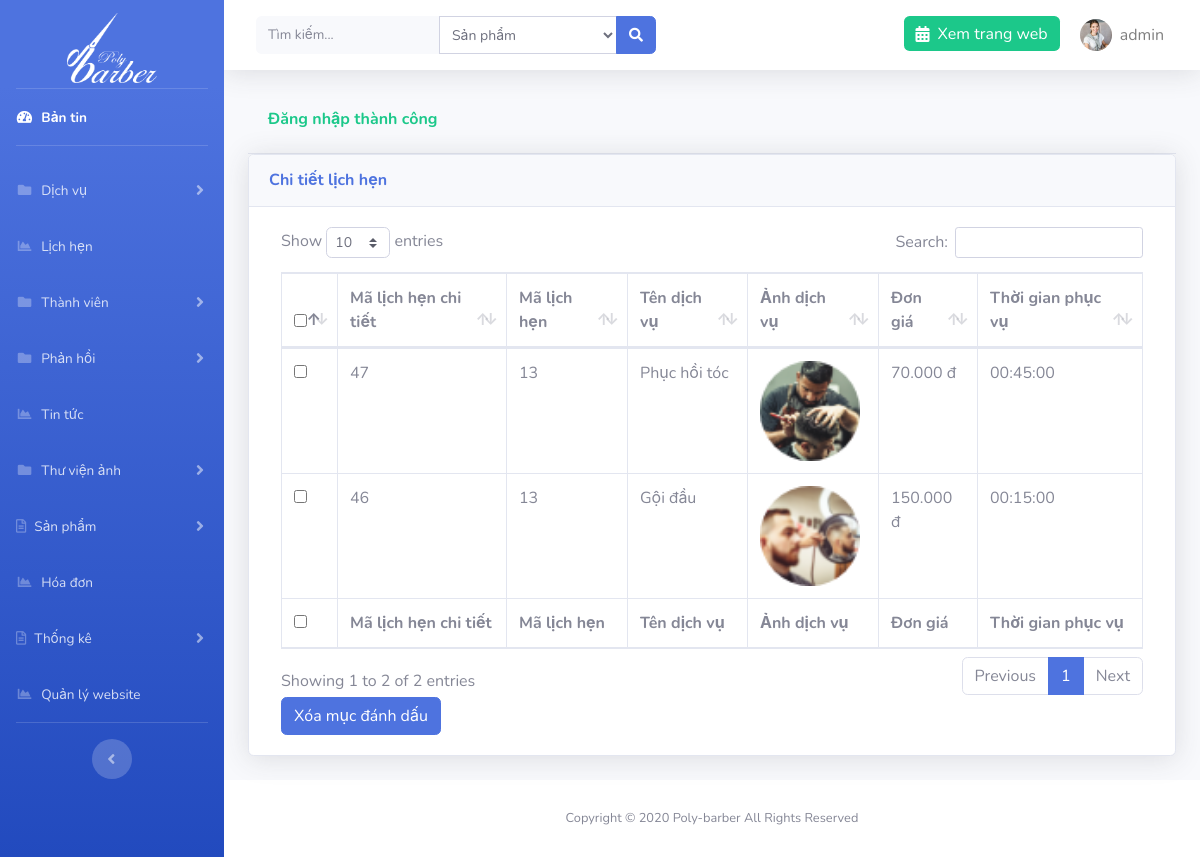
/admin/?page=appointment&action=detail&id=13 (signed in), run on the app's committed database.
### tables this page shows
CREATE TABLE `setting` (
  `id` int(11) NOT NULL,
  `logo` varchar(191) NOT NULL,
  `file_ico` varchar(191) NOT NULL,
  `title` varchar(191) NOT NULL,
  `introduce` text NOT NULL,
  `slogan` varchar(191) NOT NULL
);

CREATE TABLE `app_detail` (
  `id` int(11) NOT NULL,
  `id_appointment` int(11) NOT NULL,
  `id_service` int(11) NOT NULL
);

CREATE TABLE `services` (
  `id` int(11) NOT NULL,
  `name` varchar(191) NOT NULL,
  `price` float NOT NULL,
  `sale` float NOT NULL,
  `time` time NOT NULL,
  `detail` text NOT NULL,
  `images` varchar(191) NOT NULL,
  `id_type` int(11) NOT NULL
);

### libs/database.php (called while the page is built, shortened)
<?php
function connection()
{
    try {
       $conn = new PDO("mysql:host=localhost; dbname=polybarber; charset=utf8", "root", "");
    } catch (PDOException $e) {
        echo "Lỗi Kết nối" . $e->getMessage();
    }
    return $conn;
}
function query_exe($sql) {
    $conn = connection();
    try {
        $stmt = $conn->prepare($sql);
        $stmt->execute();
        $result = $stmt->fetchAll(PDO::FETCH_ASSOC);
        return $result;
    } catch (PDOException $e) {
        echo "Lỗi dữ liệu" . $e->getMessage();
    } finally {
        unset($conn);
    }
}
function query_limit($sql) {
    $conn = connection();
    try {
        $stmt = $conn->prepare($sql);
        $stmt->execute();
        $result = $stmt->fetch(PDO::FETCH_ASSOC);
        return $result;
    } catch (PDOException $e) {
        echo "Lỗi dữ liệu" . $e->getMessage();
    } finally {
        unset($conn);
    }
}

### libs/setting.php (called while the page is built, shortened)
<?php
require_once "database.php";
function list_limit_setting(){
    $sql = "SELECT * from setting order by id limit 0,1";
    return query_limit($sql);
}

### libs/app_detail.php (called while the page is built, shortened)
<?php
function all_app_detail($appointment){
    $sql = "SELECT app_detail.*, name,images,price,sale,time from app_detail inner join services on services.id= app_detail.id_service
    where id_appointment = $appointment
     ORDER BY id DESC";
    return query_exe($sql);
}

### admin/appointments/app_detail.php (the view, shortened to what this page needs)
<?php
if(isset($_GET['id'])){
    $detail = all_app_detail($_GET['id']);
}
?>
<div class="container-fluid">
    <?php if (isset($_SESSION['message'])) : ?>
        <div class="card-header py-3 text-success">
            <h6 class="font-weight-bold"><?= $_SESSION['message'] ?></h6>
        </div>
    <?php endif; ?>
    <div class="card shadow mb-4">
        <div class="card-header py-3">
            <h6 class="m-0 font-weight-bold text-primary">Chi tiết lịch hẹn</h6>
        </div>
        <div class="card-body">
            <div class="table-responsive">
                <form action="" method="POST" class="col-md-12">
                    <table class="table table-bordered" id="dataTable" width="100%" cellspacing="0">
                        <thead>
                            <tr>
                                <th>
                                    <input type="checkbox" name="checkall" class="checkall">
                                </th>
                                <th>Mã lịch hẹn chi tiết</th>
                                <th>Mã lịch hẹn</th>
                                <th>Tên dịch vụ</th>
                                <th>Ảnh dịch vụ</th>
                                <th>Đơn giá</th>
                                <th>Thời gian phục vụ</th>
                            </tr>
                        </thead>
                        <tfoot>
                            <tr>
                            <th>
                                <input type="checkbox" name="checkall" class="checkall">
                                </th>
                                <th>Mã lịch hẹn chi tiết</th>
                                <th>Mã lịch hẹn</th>
                                <th>Tên dịch vụ</th>
                                <th>Ảnh dịch vụ</th>
                                <th>Đơn giá</th>
                                <th>Thời gian phục vụ</th>
                            </tr>
                        </tfoot>
                        <tbody>
                            <?php foreach ($detail as $d) : ?>
                                <tr>
                                    <td>
                                        <input type="checkbox" name="id[]" id="" value="<?= $d['id'] ?>">
                                    </td>
                                    <td><?= $d['id'] ?></td>
                                    <td><?= $d['id_appointment'] ?></td>
                                    <td><?= $d['name'] ?></td>
                                    <td><img src="../images/products/<?=$d['images'] ?>" alt="" width="100"></td>
                                    <td><?php if($d['sale']>0): ?>
                                        <del class="text-gray-500"><?=number_format($d['price'],0,',','.').' đ';?></del>
                                    <?php endif; ?>
                                     <?=number_format($price= $d['price']-($d['price']*$d['sale']),0,',','.').' đ';?></td>
                                    <td><?= $d['time'] ?></td>
                                </tr>
                            <?php endforeach; ?>
                        </tbody>
                    </table>
                    <button type="submit" class="btn btn-primary" id="btndel-category" name="btn-del">Xóa mục đánh dấu</button>
                </form>
            </div>
        </div>
    </div>
</div>

### admin/template/header.php (shortened to what this page needs)
<?php $setting = list_limit_setting(); ?>
<!DOCTYPE html>
<html lang="en">
<head>
    <link href="resource/vendor/fontawesome-free/css/all.min.css" rel="stylesheet" type="text/css">
    <link rel="stylesheet" href="resource/vendor/select2.min.css" />
<link rel="stylesheet" href="https://maxcdn.bootstrapcdn.com/bootstrap/4.4.1/css/bootstrap.min.css">
    <link href="resource/css/sb-admin-2.css" rel="stylesheet">
    <link href="resource/vendor/datatables/dataTables.bootstrap4.min.css" rel="stylesheet">
</head>
<body id="page-top">
    <div id="wrapper">
        <ul class="navbar-nav bg-gradient-primary sidebar sidebar-dark accordion" id="accordionSidebar">
            <a class="sidebar-brand d-flex align-items-center justify-content-center mb-3 pt-5" href="<?=ROOT?>admin">
                <img src="../images/<?=$setting['logo']?>" alt="logo" width="90" height="70">
            </a>
            <hr class="sidebar-divider my-0">
            <li class="nav-item active">
                <a class="nav-link" href="<?= ROOT ?>admin">
                    <i class="fas fa-fw fa-tachometer-alt"></i>
                    <span>Bản tin</span></a>
            </li>
            <hr class="sidebar-divider">
            <li class="nav-item">
                <a class="nav-link collapsed" href="#" data-toggle="collapse" data-target="#collapsePages" aria-expanded="true" aria-controls="collapsePages">
                    <i class="fas fa-fw fa-folder"></i>
                    <span>Dịch vụ</span>
                </a>
            </li>
            <li class="nav-item">
                <a class="nav-link" href="<?= ROOT ?>admin/?page=appointment">
                    <i class="fas fa-fw fa-chart-area"></i>
                    <span>Lịch hẹn</span></a>
            </li>
             <li class="nav-item">
                <a class="nav-link collapsed" href="#" data-toggle="collapse" data-target="#collapsePages2" aria-expanded="true" aria-controls="collapsePages">
                    <i class="fas fa-fw fa-folder"></i>
                    <span>Thành viên</span>
                </a>
            </li>
             <li class="nav-item">
                <a class="nav-link collapsed" href="#" data-toggle="collapse" data-target="#collapsePages3" aria-expanded="true" aria-controls="collapsePages">
                    <i class="fas fa-fw fa-folder"></i>
                    <span>Phản hồi</span>
                </a>
            </li>
               <li class="nav-item">
                <a class="nav-link" href="<?= ROOT ?>admin/?page=new">
                    <i class="fas fa-fw fa-chart-area"></i>
                    <span>Tin tức</span></a>
            </li>
  <li class="nav-item">
                <a class="nav-link collapsed" href="#" data-toggle="collapse" data-target="#collapsePages4" aria-expanded="true" aria-controls="collapsePages">
                    <i class="fas fa-fw fa-folder"></i>
                    <span>Thư viện ảnh</span>
                </a>
            </li>
            <li class="nav-item">
                <a class="nav-link collapsed" href="#" data-toggle="collapse" data-target="#collapseTwo" aria-expanded="true" aria-controls="collapseTwo">
                    <i class="far fa-file-alt"></i>
                    <span>Sản phẩm</span>
                </a>
            </li>
            <li class="nav-item">
                <a class="nav-link" href="<?= ROOT ?>admin/?page=order">
                    <i class="fas fa-fw fa-chart-area"></i>
                    <span>Hóa đơn</span></a>
            </li>
            <li class="nav-item">
                <a class="nav-link collapsed" href="#" data-toggle="collapse" data-target="#collapseTwo1" aria-expanded="true" aria-controls="collapseTwo">
                    <i class="far fa-file-alt"></i>
                    <span>Thống kê</span>
                </a>
            </li>
               <li class="nav-item">
                <a class="nav-link" href="<?= ROOT ?>admin/?page=setting">
                    <i class="fas fa-fw fa-chart-area"></i>
                    <span>Quản lý website</span></a>
            </li>
            <hr class="sidebar-divider d-none d-md-block">
            <div class="text-center d-none d-md-inline">
                <button class="rounded-circle border-0" id="sidebarToggle"></button>
            </div>
        </ul>
        <div id="content-wrapper" class="d-flex flex-column">
            <div id="content">
                <nav class="navbar navbar-expand navbar-light bg-white topbar mb-4 static-top shadow">
                    <form class="d-none d-sm-inline-block form-inline mr-auto ml-md-3 my-2 my-md-0 mw-100 navbar-search" method="POST" action="<?= ROOT ?>admin/search.php">
                        <div class="input-group">
                            <input name="keyword" type="text" title="Vui lòng nhập nội dung tìm kiếm" class="form-control bg-light border-0 small" placeholder="Tìm kiếm..." aria-label="Search" aria-describedby="basic-addon2" required>
                            <select name="select_search" id="" class="form-control form-control-sm select-search">
                        <option value="1">Sản phẩm</option>
                    </select>
                            <div class="input-group-append">
                                <button class="btn btn-primary" type="submit">
                                    <i class="fas fa-search fa-sm"></i>
                                </button>
                            </div>
                        </div>
                    </form>
                    <ul class="navbar-nav ml-auto">
                        <li class="nav-item no-arrow">
                            <a href="<?=ROOT?>" class="nav-link bg-success text-white h-50 mt-3 rounded"><i class="fas fa-calendar-alt mr-2"></i>Xem trang web</a>
                        </li>
                        <li class="nav-item dropdown no-arrow">
                            <a class="nav-link dropdown-toggle" href="" id="userDropdown" role="button" data-toggle="dropdown" aria-haspopup="true" aria-expanded="false">
                                <img class="img-profile rounded-circle" src="../images/users/<?=$_SESSION['user']['images']?>">
                                <span class="ml-2 mr-2 text-black-50"><?=$_SESSION['user']['account']?></span>
                            </a>
                        </li>
                    </ul>
                </nav>

### data on the page
setting: logo (picture)
app_detail: id "47", id_appointment "13", id_service.name "Phục hồi tóc", id_service.images (picture), $price=$d['price']-($d['price']*$d['sale']) "70.000", id_service.time "00:45:00"
app_detail: id "46", id_appointment "13", id_service.name "Gội đầu", id_service.images (picture), $price=$d['price']-($d['price']*$d['sale']) "150.000", id_service.time "00:15:00"

### other printed values
$_SESSION['user']['account'] "admin"
$_SESSION['message'] "Đăng nhập thành công"
